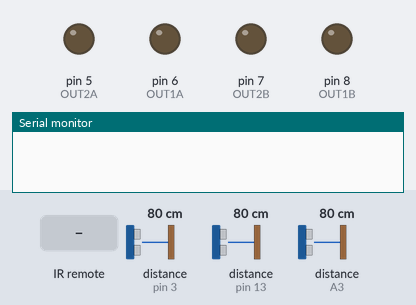
A sketch run on a simulated Arduino Uno, built with avr-gcc and run on an emulated ATmega328P. Shown: output pins drawn as LEDs (lit = HIGH), the last lines printed to the serial monitor. The inputs (shaded band) are chosen by the test bench; at power-on: distance to the obstacle (sensors on pin 3, pin 13, A3) 80 cm. The echo pulse lasts 58.3 µs per cm; pins used as bus, display or sensor lines are not drawn.

Above: at 1.2 s.
1.3 s: infrared code 0x1FE48B7 received
At 3.4 s:
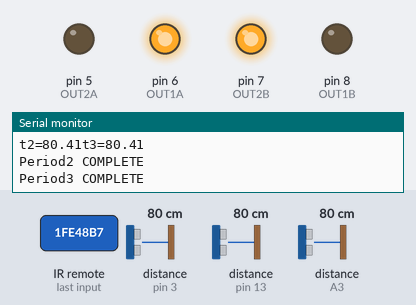
3.7 s: distance to the obstacle (sensor on pin 3) set to 6 cm
5.2 s: distance to the obstacle (sensor on pin 3) set to 3 cm
At 5.6 s:
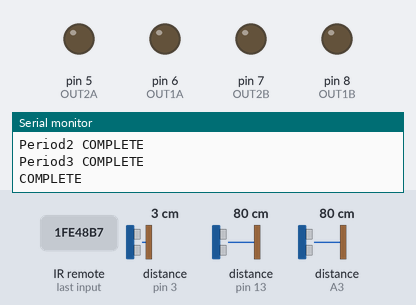
6.7 s: infrared code 0x1FE906F received
At 6.85 s:
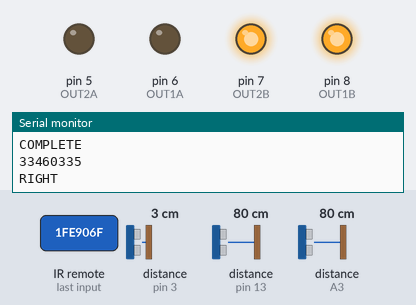
8.5 s: infrared code 0x1FEA05F received
At 8.65 s:
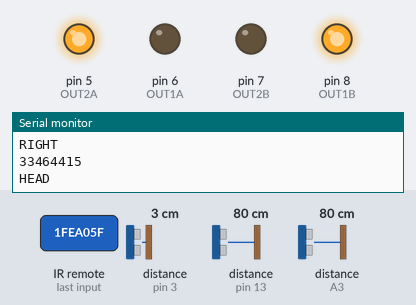
Timing chart, 0 to 11.3 s (numbered marks = the images above; inputs shaded):
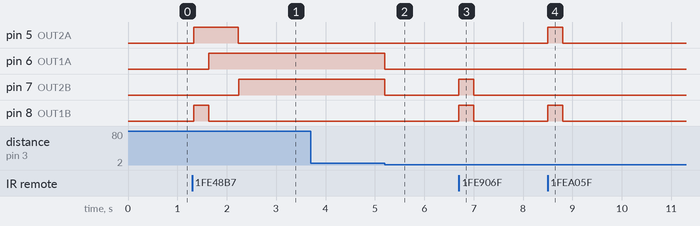

Measured:
- the behaviour switches between 5 and 4 cm on distance to the obstacle (sensor on pin 3) (found by bisection; images 1 and 2)
- after the input at 1.3 s, pin 5 (OUT2A): LOW → HIGH at once, → LOW 0.90 s later; pin 6 (OUT1A): LOW → HIGH after 0.33 s; pin 7 (OUT2B): LOW → HIGH after 0.94 s; pin 8 (OUT1B): LOW → HIGH at once, → LOW 0.30 s later
- after the input at 3.7 s, every drawn part: stays the same
- after the input at 5.2 s, pin 6 (OUT1A), pin 7 (OUT2B): HIGH → LOW at once
- after the input at 6.7 s, pin 7 (OUT2B), pin 8 (OUT1B): LOW → HIGH at once, → LOW 0.30 s later
- after the input at 8.5 s, pin 5 (OUT2A), pin 8 (OUT1B): LOW → HIGH at once, → LOW 0.30 s later

The sketch:

final.ino
```cpp
int period=5;
//float t1,t2,t3;


//--------------------红外
#include<IRremote.h>
#define IR_PIN 10
decode_results results;

IRrecv irrecv(IR_PIN);
#define irhead 33464415
#define irback 33478695
#define irleft 33480735
#define irright 33460335


//-------------------------------电机部分
//D6，D8控制1A，1B的电机
#define OUT1A 6
#define OUT1B 8
//D5，D7控制2A，2B的电机
#define OUT2A 5
#define OUT2B 7
// 设定SR04连接的Arduino引脚（超声波）
const int TrigPin1 = 2;
const int EchoPin1 = 3;
float distance1;
const int TrigPin2 = A2;
const int EchoPin2 = A3;
float distance2;
const int TrigPin3 = 12;
const int EchoPin3 = 13;
float distance3;
//速度0-255
int fadeValue=150;
int i;

//---------------------------------------------------------------
void left()
{
  digitalWrite(OUT1A, HIGH);
  digitalWrite(OUT1B, LOW);
  digitalWrite(OUT2A, HIGH);
  digitalWrite(OUT2B, LOW);
}
void right()
{
  digitalWrite(OUT1A, LOW);
  digitalWrite(OUT1B, HIGH);
  digitalWrite(OUT2A, LOW);
  digitalWrite(OUT2B, HIGH);
}

void back()
{
 digitalWrite(OUT1A,HIGH);
 digitalWrite(OUT1B,LOW);
 digitalWrite(OUT2A,LOW);
 digitalWrite(OUT2B,HIGH);

  }

void head()
{
 digitalWrite(OUT1A,LOW);
 digitalWrite(OUT1B,HIGH);
 digitalWrite(OUT2A,HIGH);
 digitalWrite(OUT2B,LOW);


  }

void STOP()
{
 digitalWrite(OUT1A,LOW);
 digitalWrite(OUT1B,LOW);
 digitalWrite(OUT2A,LOW);
 digitalWrite(OUT2B,LOW);


  }
//-----------------------------------------测距
 float  Distance_test1()
{
  // 产生一个10us的高脉冲去触发TrigPin
        digitalWrite(TrigPin1, LOW);
        delayMicroseconds(2);
        digitalWrite(TrigPin1, HIGH);
        delayMicroseconds(10);
        digitalWrite(TrigPin1, LOW);
    // 检测脉冲宽度，并计算出距离
        distance1 = pulseIn(EchoPin1, HIGH) / 58.00;
        return (distance1);
}
float  Distance_test2()
{
        digitalWrite(TrigPin2, LOW);
        delayMicroseconds(2);
        digitalWrite(TrigPin2, HIGH);
        delayMicroseconds(10);
        digitalWrite(TrigPin2, LOW);
        distance2 = pulseIn(EchoPin2, HIGH) / 58.00;
        return (distance2);
}
float  Distance_test3()
{
        digitalWrite(TrigPin3, LOW);
        delayMicroseconds(2);
        digitalWrite(TrigPin3, HIGH);
        delayMicroseconds(10);
        digitalWrite(TrigPin3, LOW);
        distance3 = pulseIn(EchoPin3, HIGH) / 58.00;
        return (distance3);
}


 void period1()//---------------调整姿态
{
 Serial.println("auto drive");
  float t2,t3;
    t2=Distance_test2();
    t3=Distance_test3();
    while((fabs(t2-t3))>0.5)//----------跳出条件
    {
      Serial.print("t2=");Serial.print(t2);
      Serial.print("t3=");Serial.print(t3);
      Serial.println("    ");
      if (t2>t3&&(t2-t3)>10)//----------差距大用大调整
      {
        right();
        delay(50);
        STOP();
        delay(250);
        t2=Distance_test2();
        t3=Distance_test3();
        Serial.println("right");
      }
      if (t2<t3&&fabs(t2-t3)>10)
      {
        left();
        delay(50);
          STOP();
        delay(250);
        t2=Distance_test2();
    t3=Distance_test3();
    Serial.println("LEFT");
      }
       if (t2>t3&&fabs(t2-t3)<=10)//----------差距小用小调整
      {
        right();
        delay(30);
        STOP();
        delay(250);
        t2=Distance_test2();
    t3=Distance_test3();
    Serial.println("right");
      }
      if (t2<t3&&fabs(t2-t3)<=10)
      {
        left();
        delay(30);
          STOP();
        delay(250);
        t2=Distance_test2();
    t3=Distance_test3();
    Serial.println("LEFT");
      }
     //  Serial.print(t2-t3); //---------串口监视器查看
      //  Serial.print("cm");
     //   Serial.println();

    }
    t2=Distance_test2();
    t3=Distance_test3();

 Serial.print("t2=");Serial.print(t2);
 Serial.print("t3=");Serial.print(t3);
 Serial.println("    ");
 period=2;
}


  void period2()//前进
{
 float t2,t3;
    t2=Distance_test2();
    t3=Distance_test3();

  head();
  //delay(100);
while(t2<20 && t3<20)
{
  Serial.println("-----------------------------------------");
  Serial.print("x=");Serial.println(t2);
  Serial.print("y=");Serial.println(t3);
  Serial.println("-----------------------------------------");
    t2=Distance_test2();
    t3=Distance_test3();

  }
  delay(300);//让车尾通过
  STOP();


Serial.println("Period2 COMPLETE");
 //STOP();
 period=3;
}


void period3()//转弯
{
  digitalWrite(OUT1A, HIGH);
  digitalWrite(OUT1B, LOW);
  digitalWrite(OUT2A, HIGH);
  digitalWrite(OUT2B, LOW);
  delay(600);//------------------此处需要实验 原410
  STOP();
  period=4;
  Serial.println("Period3 COMPLETE");
  }


void period4()//----倒车
{
  float t1;
  t1=Distance_test1();
   back();
  while(t1>5)
  {

    t1=Distance_test1();
    }

    //delay(50);
    STOP();

  Serial.println("COMPLETE");
  period=5;

  }

  void period5()//红外遥控
  {

      if (irrecv.decode(&results)){
    Serial.println(results.value,DEC);
  switch(results.value)
  {

  case irhead:
  head();
  Serial.println("HEAD");
  delay(300);
  STOP();
  break;

   case irback:
  back();
  Serial.println("BACK");
  delay(300);
  STOP();
  break;

 case irleft:
  left();
  Serial.println("LEFT");
  delay(300);
  STOP();
  break;

   case irright:
  right();
  Serial.println("RIGHT");
  delay(300);
  STOP();
  break;

  case 33441975:
  period=1;
break;
  }

  irrecv.resume();
  }
    }


void setup()
{
  pinMode(OUT1A, OUTPUT);//驱动
  pinMode(OUT1B, OUTPUT);
  pinMode(OUT2A, OUTPUT);
  pinMode(OUT2B, OUTPUT);

   Serial.begin(9600);  // 初始化串口通信及连接SR04的引脚
        pinMode(TrigPin1, OUTPUT);  // 要检测引脚上输入的脉冲宽度，需要先设置为输入状态
        pinMode(EchoPin1, INPUT);
        pinMode(TrigPin2, OUTPUT);
        pinMode(EchoPin2, INPUT);
        pinMode(TrigPin3, OUTPUT);
        pinMode(EchoPin3, INPUT);
        irrecv.enableIRIn();//启动遥控器
}

void loop()
{
//-------------------------------停止自动驾驶

  //---------------------------------
switch (period)
{
  case 1:
  period1();
  break;

  case 2:
  period2();
  break;

  case 3:
  period3();
  break;

  case 4:
  period4();
  break;

  case 5:
  period5();
  break;
  }


  }
```
